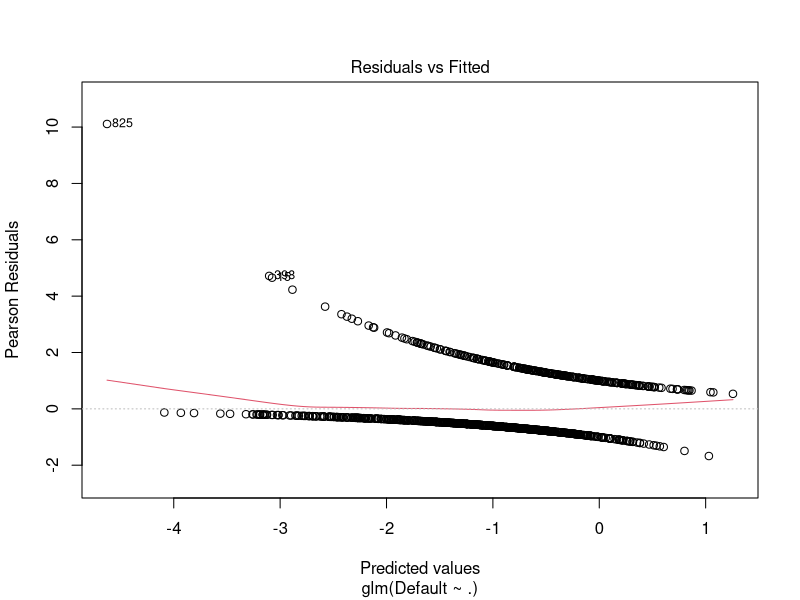
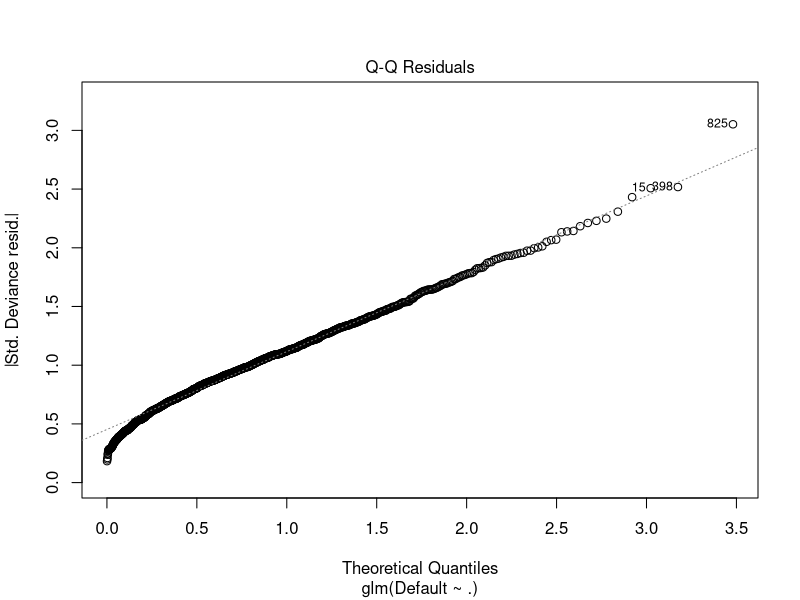
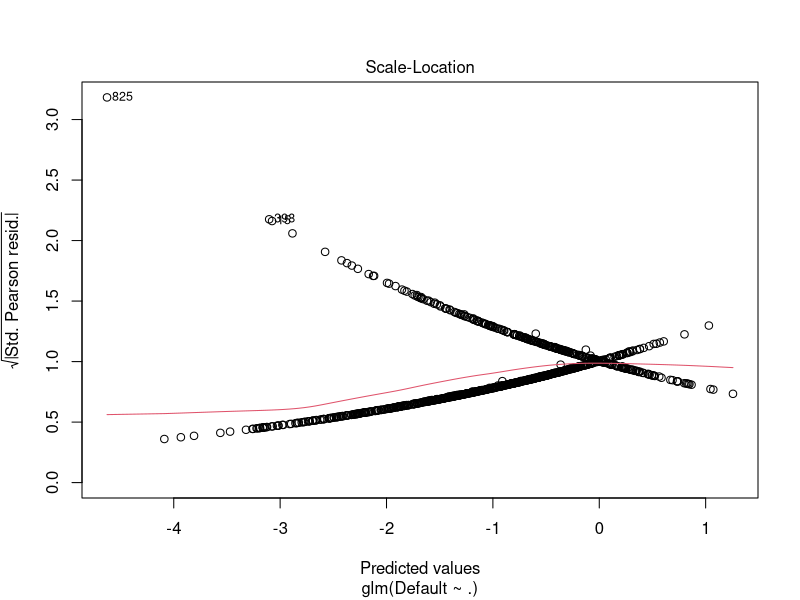
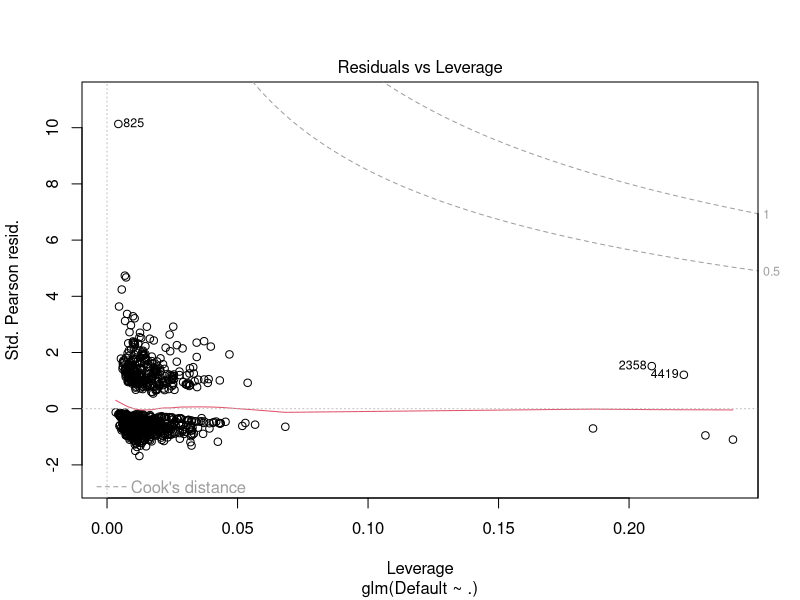

These charts were generated, in order, by the following R code: (Note: this script raises an error after producing the figures.)
library(dplyr)
library(ggplot2)
library(GGally)

library(MASS)
library(glmnet)

fdta = read.table("Data/Exam/BankDefaultData.txt", header = TRUE)
fdtb = read.table("Data/Exam/MedicalStudy.txt", header = TRUE)
set.seed(417674)

dfa = fdta[sample(1:nrow(fdta), size = 1000),]
dfb = fdtb[fdtb$Patient %in% sample(unique(fdtb$Patient), 80, replace = FALSE),]

dfa$Education = as.character(dfa$Education)
dfa$Education = factor(dfa$Education, levels = c("N","P","M","S","H"))




head(dfa)


f1 = glm(Default ~ ., data = dfa, family = binomial)
summary(f1)
plot(f1)

stepfor = stepAIC(f1, direction = "forward", scope = list(upper = ~.^5, lower = ~1))


f2 = glm(Default ~ Income + Loan + Age + Gender + Education + Children + 
           Employment + Adress + Phone + Customer + Term + Limit + Income:Term + 
           Employment:Customer + Adress:Limit + Employment:Phone + Income:Phone + 
           Loan:Gender + Customer:Term + Employment:Adress, data = dfa, family = binomial)
summary(f2)

stepboth = stepAIC(f1, direction = "both", scope = list(upper = ~.^5, lower = ~1))


f3 = glm(Default ~ Income + Loan + Gender + Education + Employment + Adress + 
           Phone + Customer + Term + Limit + Income:Term + Employment:Customer + 
           Adress:Limit + Employment:Phone + Income:Phone + Loan:Gender + 
           Customer:Term + Employment:Adress, data = dfa, family = binomial)
summary(f3)


stepback = stepAIC(f3, direction = "backward", scope = list(upper = ~.^5, lower = ~1))

f4 = glm(Default ~ Income + Education + Employment + Phone + Customer + 
           Term + Limit,
         data = dfa, family = binomial)
summary(f4)

# Now using BIC

stepfor = stepAIC(f1, direction = "forward", scope = list(upper = ~.^5, lower = ~1), k = log(1000))

f8 = glm(Default ~ Income + Loan + Age + Gender + Education + Children + 
  Employment + Adress + Phone + Customer + Term + Limit + Income:Term + 
  Employment:Customer, data = dfa, family = binomial)

summary(f8)

stepboth = stepAIC(f1, direction = "both", scope = list(upper = ~.^5, lower = ~1), k = log(1000))

f9 = glm(Default ~ Income + Employment + Phone + Term + Income:Term, data = dfa, family = binomial)
summary(f9)

stepback = stepAIC(f3, direction = "backward", scope = list(upper = ~.^5, lower = ~1), k = log(1000))

f10 = glm(Default ~ Income + Employment + Phone + Customer + Term + Income:Term + 
            Employment:Customer, data = dfa, family = binomial)

summary(f10)



y = unlist(dfa["Default"])

x = dfa %>%
  dplyr::select(-Default) %>%
  mutate(Gender = as.integer(Gender), Education = as.integer(Education),
         Phone = as.integer(Phone), Customer = as.integer(Customer)) %>%
  as.matrix()

# x = dfa[c(1:2, 4:ncol(dfa))]

f5 = glmnet(x,y, family = "binomial")
print(f5)

plot(f5)
plot(f5, xvar = "lambda")
coef(f5, s=c(0.01, 0.05))



f6 = cv.glmnet(x,y, family = "binomial", nfold= 3)
f6$lambda.min
# f6 = cv.glmnet(x,y, family = "binomial", alpha = 1)
# f6$lambda.min
coef(f6, s=f6$lambda.min)
plot(f6)

f7 = glm(Default ~ Income + Education + Children + Employment + Customer + Phone, data = dfa)
summary(f7)

library(mgcv)

f11 = gam(Default ~ s(Income) + Employment + Phone + Term + Income:Term, 
          data = dfa, family = binomial, method = "GCV.Cp")
summary(f11)



AIC(f1)
AIC(f2)
AIC(f3)
AIC(f4)
AIC(f7)
AIC(f8)
AIC(f9)
AIC(f10)
AIC(f11)

AIC(f1, k = log(nrow(dfa)))
AIC(f2, k = log(nrow(dfa)))
AIC(f3, k = log(nrow(dfa)))
AIC(f4, k = log(nrow(dfa)))
AIC(f7, k = log(nrow(dfa)))
AIC(f8, k = log(nrow(dfa)))
AIC(f9, k = log(nrow(dfa)))
AIC(f10, k = log(nrow(dfa)))
AIC(f11, k = log(nrow(dfa)))


dfa %>% ggplot(aes(x = Default, y = Income)) + stat_sum(aes(size = ..n.., group = 1)) +
  scale_size_area(max_size = 10)

library(reshape2)

dfa %>%
  select(Default, Income , Employment , Phone , Term) %>%
  melt() %>%
  melt(id.vars = "Default") %>%
  ggplot(aes(factor(Default), y = value, ))

melt()
